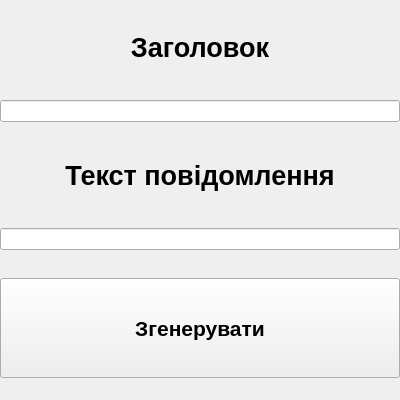
<?xml version="1.0" encoding="UTF-8"?>
<ui version="4.0">
 <class>MainWindow</class>
 <widget class="QMainWindow" name="MainWindow">
  <property name="geometry">
   <rect>
    <x>0</x>
    <y>0</y>
    <width>400</width>
    <height>400</height>
   </rect>
  </property>
  <property name="minimumSize">
   <size>
    <width>400</width>
    <height>400</height>
   </size>
  </property>
  <property name="maximumSize">
   <size>
    <width>400</width>
    <height>400</height>
   </size>
  </property>
  <property name="windowTitle">
   <string>MainWindow</string>
  </property>
  <widget class="QWidget" name="centralwidget">
   <widget class="QWidget" name="verticalLayoutWidget">
    <property name="geometry">
     <rect>
      <x>0</x>
      <y>0</y>
      <width>400</width>
      <height>400</height>
     </rect>
    </property>
    <layout class="QVBoxLayout" name="verticalLayout">
     <item>
      <widget class="QLabel" name="label">
       <property name="sizePolicy">
        <sizepolicy hsizetype="Preferred" vsizetype="Preferred">
         <horstretch>0</horstretch>
         <verstretch>0</verstretch>
        </sizepolicy>
       </property>
       <property name="maximumSize">
        <size>
         <width>400</width>
         <height>50</height>
        </size>
       </property>
       <property name="font">
        <font>
         <pointsize>20</pointsize>
         <bold>true</bold>
        </font>
       </property>
       <property name="text">
        <string>Заголовок</string>
       </property>
       <property name="alignment">
        <set>Qt::AlignCenter</set>
       </property>
       <property name="wordWrap">
        <bool>false</bool>
       </property>
      </widget>
     </item>
     <item>
      <widget class="QLineEdit" name="lineEdit"/>
     </item>
     <item>
      <widget class="QLabel" name="label_2">
       <property name="sizePolicy">
        <sizepolicy hsizetype="Preferred" vsizetype="Preferred">
         <horstretch>0</horstretch>
         <verstretch>0</verstretch>
        </sizepolicy>
       </property>
       <property name="maximumSize">
        <size>
         <width>400</width>
         <height>50</height>
        </size>
       </property>
       <property name="font">
        <font>
         <pointsize>20</pointsize>
         <bold>true</bold>
        </font>
       </property>
       <property name="text">
        <string>Текст повідомлення</string>
       </property>
       <property name="alignment">
        <set>Qt::AlignCenter</set>
       </property>
       <property name="wordWrap">
        <bool>false</bool>
       </property>
      </widget>
     </item>
     <item>
      <widget class="QLineEdit" name="lineEdit_2"/>
     </item>
     <item>
      <widget class="QPushButton" name="pushButton">
       <property name="sizePolicy">
        <sizepolicy hsizetype="Preferred" vsizetype="Preferred">
         <horstretch>0</horstretch>
         <verstretch>0</verstretch>
        </sizepolicy>
       </property>
       <property name="maximumSize">
        <size>
         <width>16777215</width>
         <height>100</height>
        </size>
       </property>
       <property name="font">
        <font>
         <pointsize>16</pointsize>
         <bold>true</bold>
        </font>
       </property>
       <property name="text">
        <string>Згенерувати</string>
       </property>
      </widget>
     </item>
    </layout>
   </widget>
  </widget>
 </widget>
 <resources/>
 <connections/>
</ui>
